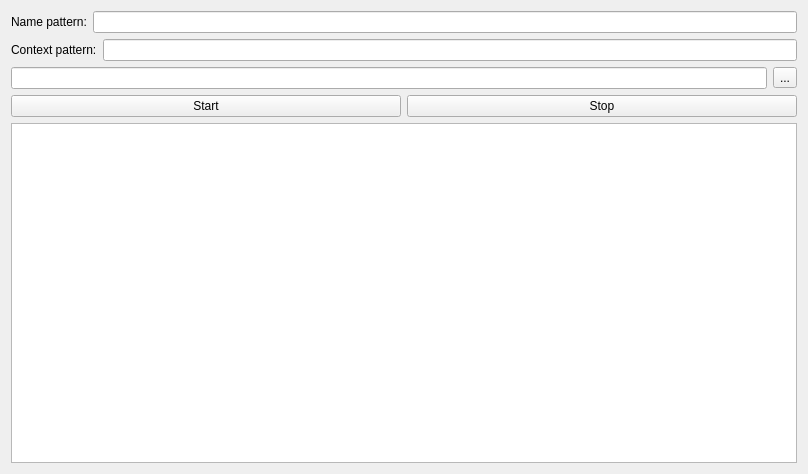
<?xml version="1.0" encoding="UTF-8"?>
<ui version="4.0">
 <class>Widget</class>
 <widget class="QWidget" name="Widget">
  <property name="geometry">
   <rect>
    <x>0</x>
    <y>0</y>
    <width>808</width>
    <height>474</height>
   </rect>
  </property>
  <property name="windowTitle">
   <string>Widget</string>
  </property>
  <layout class="QVBoxLayout" name="verticalLayout">
   <item>
    <layout class="QHBoxLayout" name="horizontalLayout_2">
     <item>
      <widget class="QLabel" name="label">
       <property name="text">
        <string>Name pattern:</string>
       </property>
      </widget>
     </item>
     <item>
      <widget class="QLineEdit" name="nameEdit"/>
     </item>
    </layout>
   </item>
   <item>
    <layout class="QHBoxLayout" name="horizontalLayout_3">
     <item>
      <widget class="QLabel" name="label_2">
       <property name="text">
        <string>Context pattern:</string>
       </property>
      </widget>
     </item>
     <item>
      <widget class="QLineEdit" name="contextEdit"/>
     </item>
    </layout>
   </item>
   <item>
    <layout class="QHBoxLayout" name="horizontalLayout_4">
     <item>
      <widget class="QLineEdit" name="pathEdit"/>
     </item>
     <item>
      <widget class="QToolButton" name="toolButton">
       <property name="text">
        <string>...</string>
       </property>
      </widget>
     </item>
    </layout>
   </item>
   <item>
    <layout class="QHBoxLayout" name="horizontalLayout">
     <item>
      <widget class="QPushButton" name="startButton">
       <property name="text">
        <string>Start</string>
       </property>
      </widget>
     </item>
     <item>
      <widget class="QPushButton" name="stopButton">
       <property name="text">
        <string>Stop</string>
       </property>
      </widget>
     </item>
    </layout>
   </item>
   <item>
    <widget class="QTextBrowser" name="resultArea"/>
   </item>
  </layout>
 </widget>
 <layoutdefault spacing="6" margin="11"/>
 <resources/>
 <connections/>
</ui>
